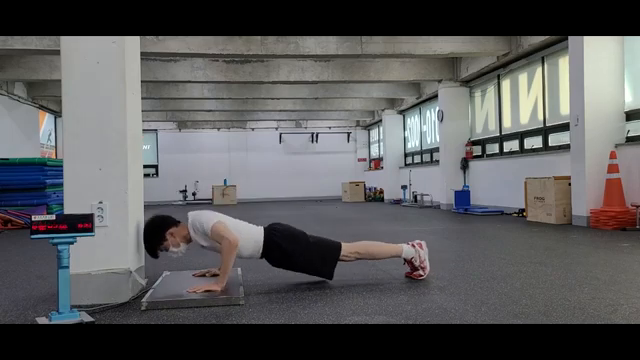
#> input picture frame 202 of pushup_sample.mp4, 640 x 360 px
$ jupyter execute '[디지털영상처리] Video Load 실습.ipynb'
#> lines starting #> are read from the running program, lines starting #| are printed output that depends on the picture; after the words box and inside, x2 and y2 are one past the last pixel; in counts of white or black regions, pixels touching at a corner belong together
## Video Load

[cell 1]
# !pip install opencv-python
# !pip install matplotlib==3.3.0

[cell 2]
import cv2
import numpy as np
import matplotlib.pyplot as plt

[cell 3]
def load_video(path, ms=100):

    # Video Capture 객체 생성
#> called with path = '.\\pushup_sample.mp4', ms = 100
    capture = cv2.VideoCapture(path)

    # Frame을 저장할 List 선언
    frames = []

    while capture.isOpened(): # Video Capture가 준비되었는지 확인

        run, frame = capture.read() # 다음 Frame 읽기
#> frame is the input picture: shape (360, 640, 3); mean B, G, R 90.8, 89.9, 90

        if run: # Frame을 읽은 경우
            cv2.imshow("video", frame)
            if cv2.waitKey(ms) & 0xFF == ord('q'):
#> (key q is pressed here)
                break
        else: # 재생이 완료되어 더 이상 Frame을 읽을 수 없는 경우
            break

        # Frame List에 추가
        frames.append(frame)

    capture.release() # Capture 자원 반납
    cv2.destroyAllWindows() # 창 제거

    return np.array(frames, dtype='uint8')

[cell 4]
# Video가 저장된 경로 입력
PATH = r".\pushup_sample.mp4"
# PATH = r"C:\Users\admin\Desktop\KUDIP\Video Samples\Hand Video2.mov"
# PATH = r"C:\Users\hj\AICV\수업\디지털영상처리\Video Samples\highway.mov"
# PATH = r"C:\Users\hj\AICV\수업\디지털영상처리\Video Samples\earth.avi"

# Video 재생 및 반환 (Numpy Array)
video = load_video(PATH)

[cell 5]
print(f"- Data Type: {type(video)}")
print(f"- Data Shape: {video.shape} *Frames x Height x Width x Channel")
if video.size > 0:
    print(f"- Maximum Intensity: {video.max()}")
    print(f"- Minimum Intensity: {video.min()}")
else:
    print("The array is empty, so maximum and minimum intensities cannot be determined.")

[cell 6]
import cv2
import numpy as np

# [43 lines left out: functions calculate_circularity, find_largest_circularity_contour, find_center_of_contour, high_boost_filter, not called in this run]

def preprocess_frame(frame):
    hsv = cv2.cvtColor(frame, cv2.COLOR_BGR2HSV)
    intensity = hsv[:, :, 2]

    # boosted = high_boost_filter(intensity)

    # 원형 커널 정의 (반지름 5)
    kernel = cv2.getStructuringElement(cv2.MORPH_ELLIPSE, (5, 5))
    opening = cv2.morphologyEx(intensity, cv2.MORPH_DILATE, kernel)

    hsv[:, :, 2] = opening
    result = cv2.cvtColor(hsv, cv2.COLOR_HSV2BGR)

    return result


# [58 lines left out: functions count_pushups, detect_skin, get_ground, not called in this run]

[cell 7]
import cv2
import numpy as np

# [96 lines left out: functions three_step_search, calculate_angle, draw_flow, get_vertical_motion_coords, not called in this run]

[cell 8]
import math

def main(video_path):
#> called with video_path = 'pushup_sample.mp4'
    cap = cv2.VideoCapture(video_path)

    ret, prev_frame = cap.read()
    h, w, _ = prev_frame.shape
#> h = 360; w = 640
    # prev_frame = prev_frame[h//3:, w//4-20:w*3//4+20]
    head_x = []
    frames = []

    prev_gray = cv2.cvtColor(prev_frame, cv2.COLOR_BGR2GRAY)

    bg_subtractor = cv2.createBackgroundSubtractorMOG2()

    head_x = []
    head_pos_x = 0

    while cap.isOpened():
        if len(head_x) == 5:
            head_pos_x = np.mean(np.array(head_x))
            head_x.append(0)


        ret, frame = cap.read()
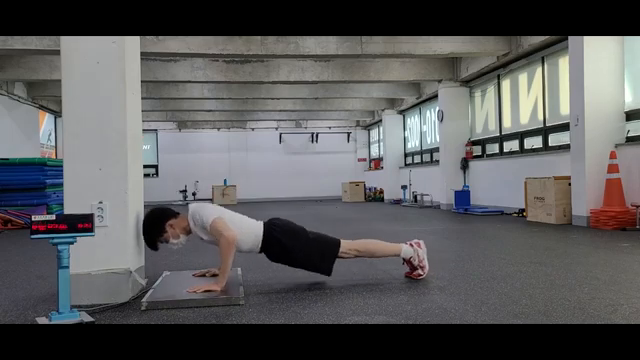
#> input picture frame 203 of pushup_sample.mp4, 640 x 360 px
#> frame is the input picture: shape (360, 640, 3); mean B, G, R 90.9, 89.9, 90
        h, w, _ = frame.shape
        # frame = frame[h//3:, w//4-20:w*3//4+20]

        if not ret:
            break

        cur_frame = preprocess_frame(frame)
#> in preprocess_frame, `hsv = cv2.cvtColor(frame, cv2.COLOR_BGR2HSV)`: hsv: shape (360, 640, 3); mean H, S, V 62.4, 24, 95
#> in preprocess_frame, `intensity = hsv[:, :, 2]`:
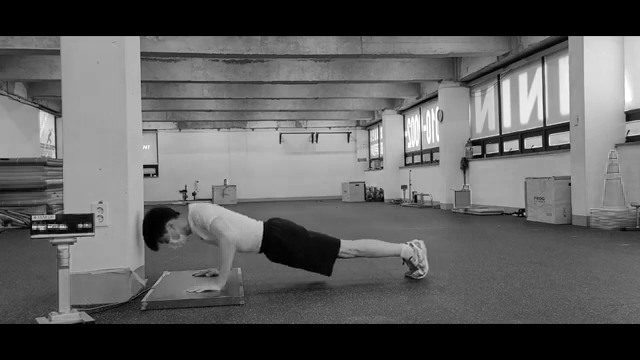
#> intensity: shape (360, 640); min 0, max 255, mean 95
#> in preprocess_frame, `hsv[:, :, 2] = opening`: hsv: shape (360, 640, 3); mean H, S, V 62.4, 24, 107.2
        cv2.line(cur_frame, (int(head_pos_x), 0), (int(head_pos_x), h), (0, 0, 255), thickness=3)
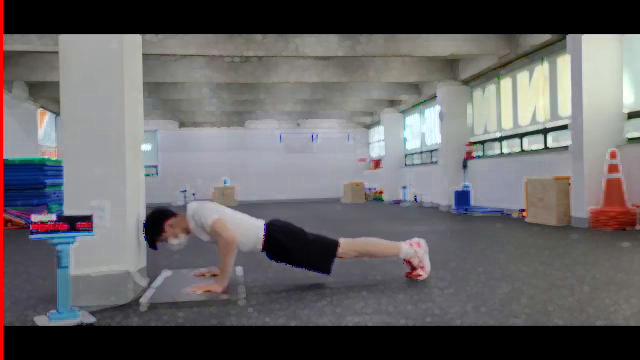
#> cur_frame: shape (360, 640, 3); mean B, G, R 101.5, 100.1, 101.5
        gray = cv2.cvtColor(cur_frame, cv2.COLOR_BGR2GRAY)
        _, otsu_threshold = cv2.threshold(gray, 0, 255, cv2.THRESH_BINARY | cv2.THRESH_OTSU)
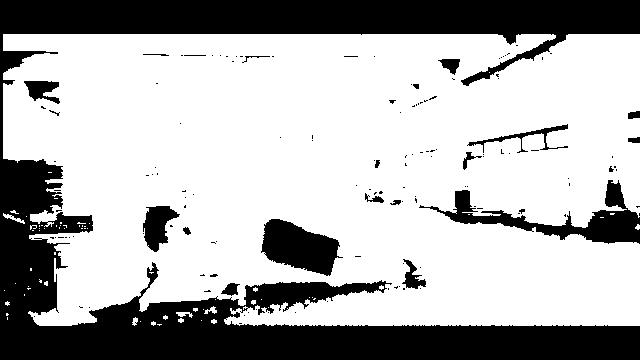
#> otsu_threshold: shape (360, 640); 69.5% white; 136 black regions (116 under 20 px), largest, box (x1, y1, x2, y2) and area: (0, 0, 640, 360) 60072, (419, 180, 640, 244) 3754, (261, 219, 343, 276) 2885

        kernel = np.ones((13, 5), np.uint8)
        dilated = cv2.dilate(otsu_threshold, kernel, iterations=1)
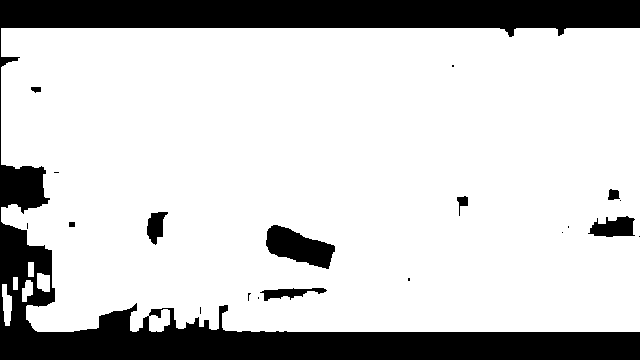
#> dilated: shape (360, 640); 79.7% white; 20 black regions (11 under 20 px), largest, box (x1, y1, x2, y2) and area: (0, 0, 640, 360) 43080, (266, 225, 335, 269) 1762, (588, 216, 635, 237) 677
        cv2.imshow('otsu', dilated)

        gray = cv2.cvtColor(cur_frame, cv2.COLOR_BGR2GRAY)

        # 배경 차분 수행
        fg_mask = bg_subtractor.apply(cur_frame)
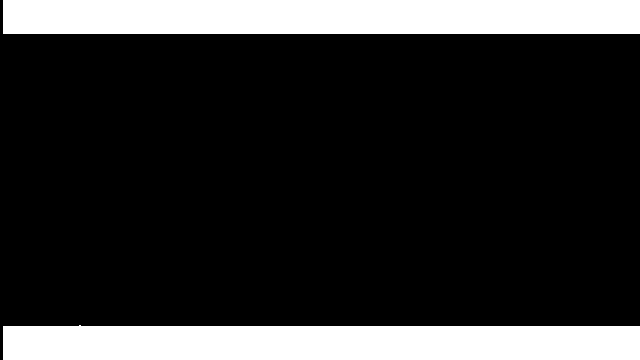
#> fg_mask: shape (360, 640); values 127 (black) and 255 (white), 18.8% white; 2 white regions, box (x1, y1, x2, y2) and area: (3, 325, 640, 360) 21660, (3, 0, 640, 34) 21658

        # 객체 추출
        contours, _ = cv2.findContours(fg_mask, cv2.RETR_EXTERNAL, cv2.CHAIN_APPROX_SIMPLE)
#> contours = [[[0, 0], [0, 359], [639, 359], [639, 0]]]

        # 움직이는 객체가 사람인지 판단하고 선 그리기
        for contour in contours:
            area = cv2.contourArea(contour)
            if area > 600:  # 임계값 설정
                x, y, w, h = cv2.boundingRect(contour)
                cv2.rectangle(cur_frame, (x, y), (x + w, y + h), (0, 255, 0), 2)
#> this loop made 1 pass
#> (contour, area, x, y, w, h) on pass 1: ([[0, 0], [0, 359], [639, 359], [639, 0]], 229401, 0, 0, 640, 360)
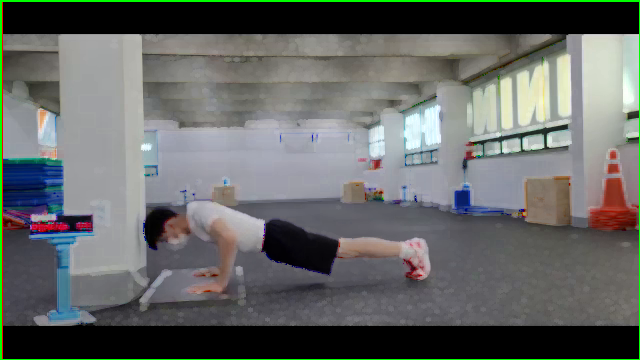
#> cur_frame: shape (360, 640, 3); 1.3% of pixels changed, all inside (x1, y1, x2, y2) = (0, 0, 640, 360)

        edges = cv2.Canny(cur_frame, 100, 200)
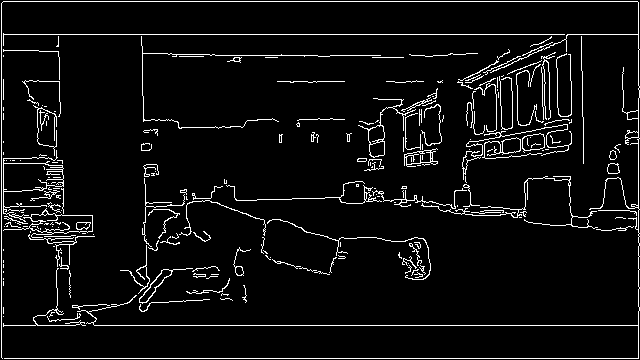
#> edges: shape (360, 640); 5.7% white in thin lines or dots


        # Calculate optical flow
        flow = cv2.calcOpticalFlowFarneback(prev_gray, gray, None, 0.5, 3, 15, 3, 5, 1.2, 0)

        # 수직 방향 모션 벡터 추출
        flow_y = flow[..., 1]
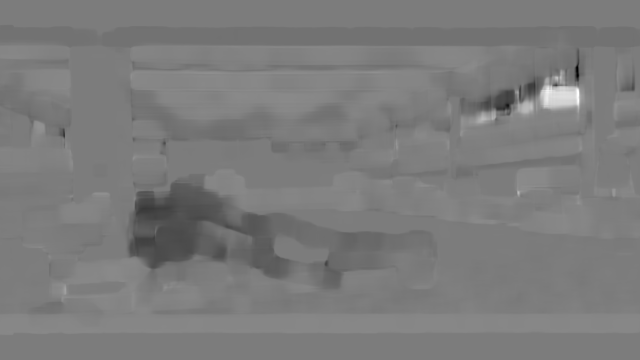
#> flow_y: shape (360, 640) float32; min -23.02, max 23.99, mean -0.2; drawn with min black and max white

        # 수직 방향 모션 벡터의 크기 계산
        magnitude = np.abs(flow_y)
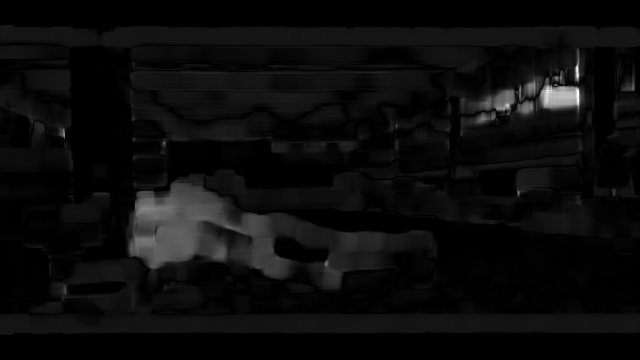
#> magnitude: shape (360, 640) float32; min 0, max 23.99, mean 1.1; drawn with min black and max white

        # 임계값 이상의 크기를 가진 구역 식별
        threshold = 10  # 임의의 임계값
        motion_region = np.where(magnitude > threshold)
#> motion_region = 1618 positions, rows 61 to 264, columns 63 to 579

        # 각 구역의 중심점 계산
        if motion_region[1].size > 0:
            x_coords = np.mean(motion_region[1])
#> x_coords = 425.5
            # cv2.line(cur_frame, (int(x_coords), 0), (int(x_coords), h), (255, 0, 0), thickness=3)
            if len(head_x) < 5:
                head_x.append(x_coords)

        cv2.imshow('Result', cur_frame)


        # 이전 프레임 업데이트
        prev_gray = gray.copy()

        # frames.append(cur_frame)
        if cv2.waitKey(1) & 0xFF == ord('q'):
#> (key q is pressed here)
            break

    cap.release()
    cv2.destroyAllWindows()

    # pushup_count = count_pushups(head_x)
    # print(f"Total push-ups: {pushup_count}")

$ run again, starting later in the video
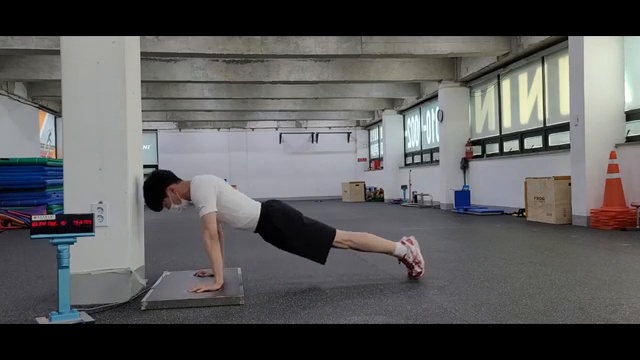
#> input picture frame 910 of pushup_sample.mp4, 640 x 360 px
#> in load_video, frame is the input picture: shape (360, 640, 3); mean B, G, R 90.6, 90.5, 90.9
#> in main, `_, otsu_threshold = cv2.threshold(gray, 0, 255, cv2.THRESH_BINARY | cv..`:
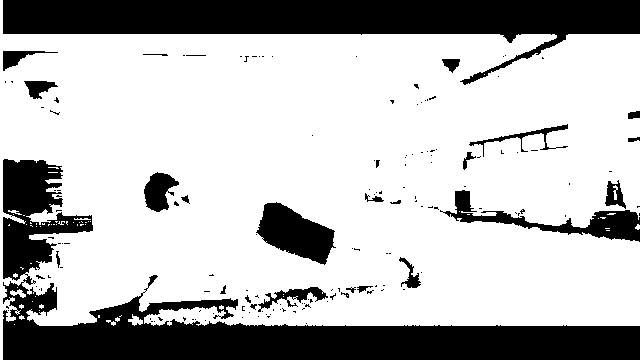
#> otsu_threshold: shape (360, 640); 72.6% white; 154 black regions (126 under 20 px), largest, box (x1, y1, x2, y2) and area: (3, 159, 640, 360) 30818, (3, 0, 640, 85) 22325, (256, 202, 336, 265) 2854
#> dilated: shape (360, 640); 82% white; 18 black regions (6 under 20 px), largest, box (x1, y1, x2, y2) and area: (5, 309, 640, 360) 18299, (5, 0, 640, 36) 17863, (262, 209, 331, 258) 1732
#> fg_mask: shape (360, 640); values 127 (black) and 255 (white), 18.8% white; 2 white regions, box (x1, y1, x2, y2) and area: (3, 325, 640, 360) 21659, (3, 0, 640, 34) 21658
#> contours = [[[0, 0], [0, 359], [639, 359], [639, 0]]]
#> the loop in main, `for contour in contours:` made 1 pass
#> (contour, area, x, y, w, h) on pass 1: ([[0, 0], [0, 359], [639, 359], [639, 0]], 229401, 0, 0, 640, 360)
#> edges: shape (360, 640); 5.6% white in thin lines or dots
#> in main, `magnitude = np.abs(flow_y)`:
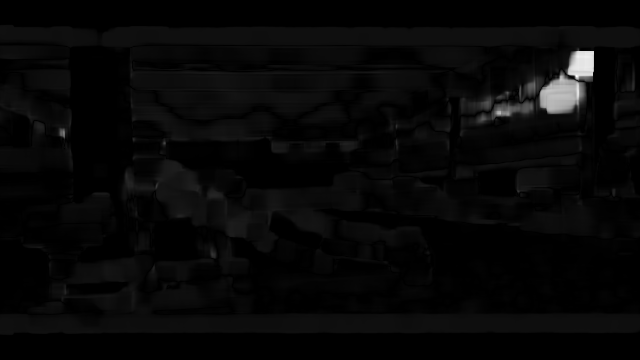
#> magnitude: shape (360, 640) float32; min 0, max 32.66, mean 1; drawn with min black and max white
#> motion_region = 2290 positions, rows 51 to 136, columns 60 to 593
#> x_coords = 554

$ run again, starting later in the video
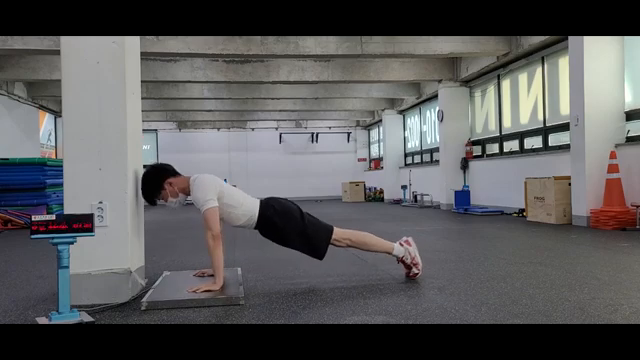
#> input picture frame 1618 of pushup_sample.mp4, 640 x 360 px
#> in load_video, frame is the input picture: shape (360, 640, 3); mean B, G, R 90.5, 89.5, 89.9
#> otsu_threshold: shape (360, 640); 72.7% white; 182 black regions (158 under 20 px), largest, box (x1, y1, x2, y2) and area: (3, 159, 640, 360) 30851, (3, 0, 640, 85) 22292, (255, 197, 332, 259) 2806
#> dilated: shape (360, 640); 82.1% white; 18 black regions (6 under 20 px), largest, box (x1, y1, x2, y2) and area: (5, 305, 640, 360) 18398, (5, 0, 640, 35) 17852, (262, 204, 328, 252) 1704
#> fg_mask: shape (360, 640); values 127 (black) and 255 (white), 18.8% white; 2 white regions, box (x1, y1, x2, y2) and area: (3, 325, 640, 360) 21660, (3, 0, 640, 34) 21658
#> contours = [[[0, 0], [0, 359], [639, 359], [639, 0]]]
#> the loop in main, `for contour in contours:` made 1 pass
#> (contour, area, x, y, w, h) on pass 1: ([[0, 0], [0, 359], [639, 359], [639, 0]], 229401, 0, 0, 640, 360)
#> edges: shape (360, 640); 5.6% white in thin lines or dots
#> in main, `magnitude = np.abs(flow_y)`:
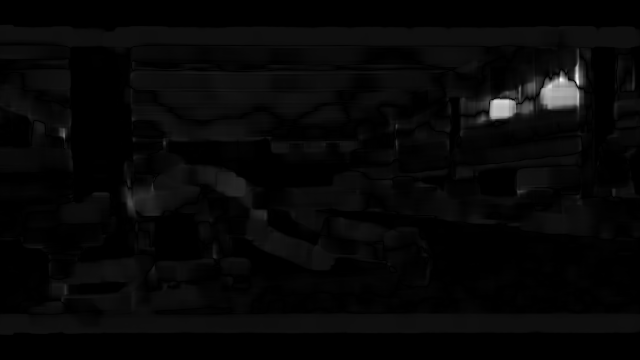
#> magnitude: shape (360, 640) float32; min 0, max 32.51, mean 0.9; drawn with min black and max white
#> motion_region = 1786 positions, rows 61 to 137, columns 63 to 582
#> x_coords = 539.5
